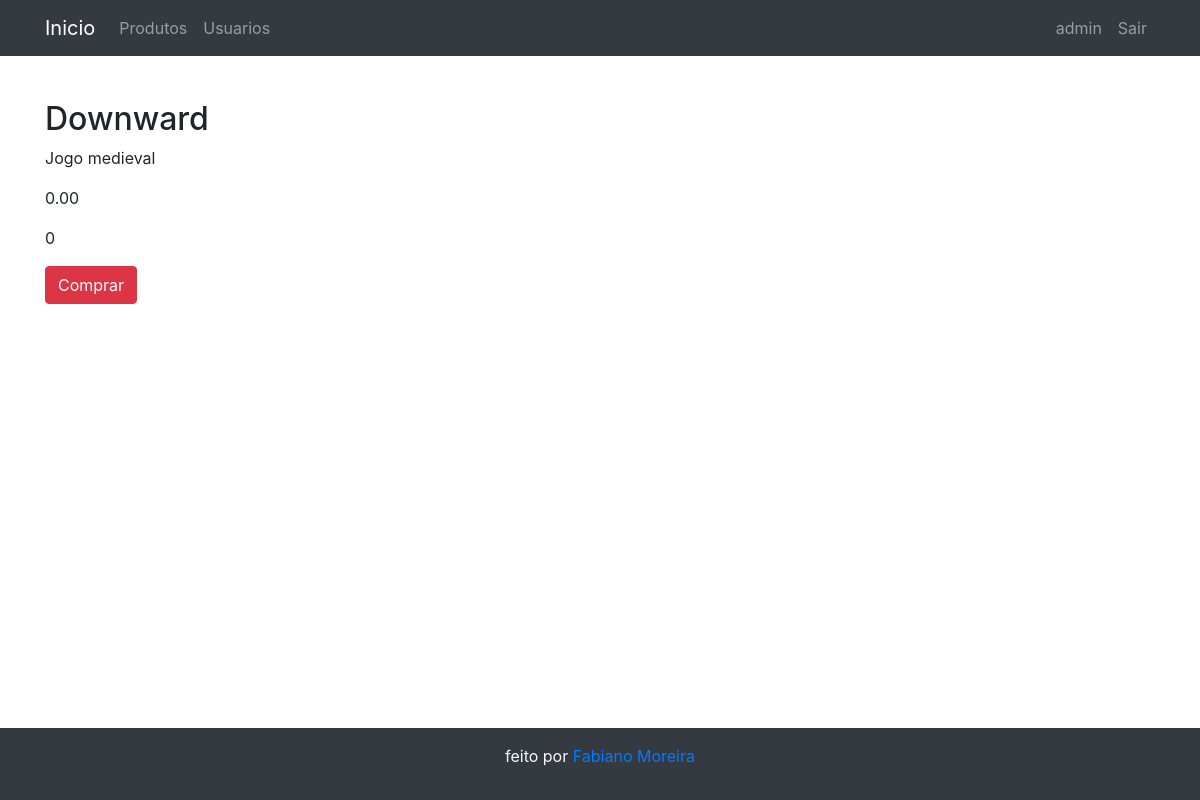
The app's page /?p=perfilProduto&id=1 (signed in) with its own data.
### tables this page shows
CREATE TABLE IF NOT EXISTS `produto` (
  `id` int(11) NOT NULL AUTO_INCREMENT,
  `nome` varchar(100) DEFAULT NULL,
  `descricao` varchar(100) DEFAULT NULL,
  `valor` decimal(12,2) NOT NULL,
  `quant` int(11) NOT NULL,
  `foto1` varchar(100) NOT NULL,
  `foto2` varchar(100) NOT NULL,
  `foto3` varchar(100) NOT NULL,
  `foto4` varchar(100) NOT NULL,
  `foto5` varchar(100) NOT NULL,
  PRIMARY KEY (`id`)
);

### model/dao.php (called while the page is built, shortened)
<?php
class Dao
{
    function conecta()
    {
        $pdo = null;
        try {
            $pdo = new PDO('mysql:host=' . self::HOST . ';dbname=' . self::DB, self::USER, self::PASS);
            $pdo->setAttribute(PDO::ATTR_ERRMODE, PDO::ERRMODE_EXCEPTION);
        } catch (PDOException $e) {
            print "Error!: " . $e->getMessage() . "<br/>";
            die();
        }
        return $pdo;
    }
}
?>

### model/produto.php (called while the page is built, shortened)
<?php
class Produto
{
    public function get($id)
    {
        $result = null;
        try {
            require_once("dao.php");
            $sql = "select * from produto where id = :id";
            $dao = new Dao;
            $stman = $dao->conecta()->prepare($sql);
            $stman->bindParam(":id", $id);
            $stman->execute();
            $result = $stman->fetch(PDO::FETCH_OBJ);
        } catch (Exception $e) {
            erro("Erro: " .  $e->getMessage());
        }
        return $result;
    }
}

### pages/perfil-produto.php (the view, shortened to what this page needs)
<?php
require_once("./model/produto.php");
$produto = new Produto;
if (!empty($_GET)) {
    $item = $produto->get($_GET['id']);
    ?>
    <section class="container">
        <h2> <?= $item->nome ?> </h2>
        <p> <?= $item->descricao ?> </p>
        <p> <?= $item->valor ?> </p>
        <p> <?= $item->quant ?></p>
        <?= "<a href='?p=carrinho&add=$item->id' class='btn btn-danger'>Comprar</a>" ?>
    </section>
<?php } ?>

### css/estilo.css (style rules this page uses)
body { margin-top: 100px; margin-bottom: 100px; }

### records on screen
produto: nome "Downward", descricao "Jogo medieval", valor "0.00", quant "0"

### other values on screen
$_SESSION['user']->nome "admin"
